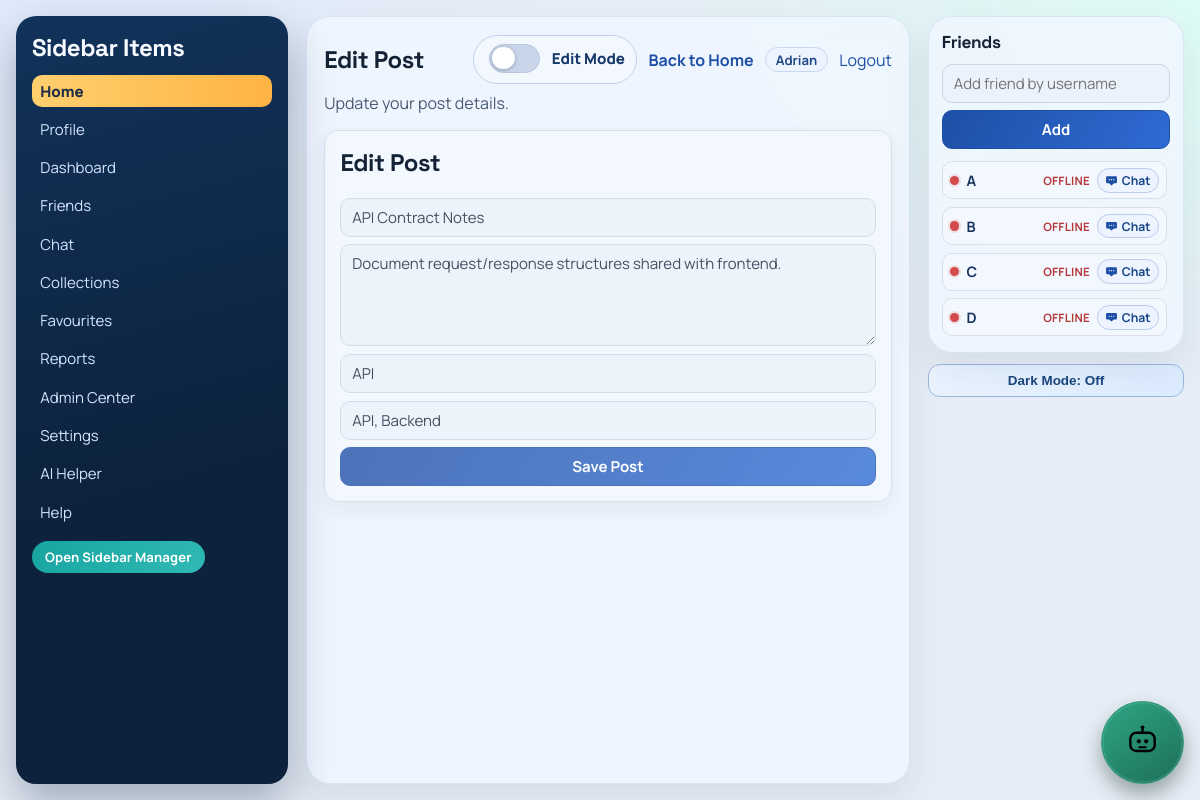
/cards/63/edit/ (signed in), run on the app's committed database.
### myapp/models.py (models this page shows, shortened)
class SidebarItem(models.Model):
    name = models.CharField(max_length=50)

class Card(models.Model):
    title = models.CharField(max_length=100)
    description = models.TextField()
    category = models.CharField(max_length=50)
    tags = models.ManyToManyField(Tag)
    owner = models.ForeignKey(User, on_delete=models.SET_NULL, null=True, blank=True, related_name='cards')
    created_at = models.DateTimeField(default=timezone.now)
    updated_at = models.DateTimeField(auto_now=True)

### myapp/views.py (the view)
# urls.py: path('cards/<int:card_id>/edit/', views.edit_card, name='edit_card'),
@login_required
def edit_card(request, card_id):
    card = get_object_or_404(Card.objects.prefetch_related('tags'), pk=card_id)
    can_manage = _is_admin(request.user) or (card.owner_id == request.user.id)
    if not can_manage:
        return HttpResponseForbidden('You do not have permission to edit this post.')
    if request.method == 'POST':
        form = CardUpdateForm(request.POST, instance=card)
        if form.is_valid():
            updated_card = form.save()
            updated_card.tags.set(_tag_objects_from_text(form.cleaned_data.get('tags', '')))
            messages.success(request, 'Post updated.')
            return redirect('index')
    else:
        form = CardUpdateForm(
            instance=card,
            initial={'tags': ', '.join(card.tags.values_list('name', flat=True))},
        )
    context = {
        'sidebar_items': _sidebar_items_for_user(request.user),
        'page_title': 'Edit Post',
        'page_description': 'Update your post details.',
        'current_section': 'home',
        'form': form,
        'card': card,
    }
    return render(request, 'myapp/card_edit.html', context)

### myapp/forms.py
class CardUpdateForm(forms.ModelForm):
    tags = forms.CharField(required=False, help_text='Comma-separated tags.')
    class Meta:
        model = Card
        fields = ['title', 'description', 'category']

### myapp/context_processors.py (called while the page is built)
def tab_session_seed(request):
    if not getattr(request, 'user', None) or not request.user.is_authenticated:
        return {'session_seed': False}
    return {'session_seed': bool(request.session.pop('tab_session_seed', False))}

def ui_theme_mode(request):
    theme_mode = request.COOKIES.get('ui_theme_mode') or request.session.get('settings_theme_mode') or 'light'
    if theme_mode not in {'light', 'dark'}:
        theme_mode = 'light'
    return {'ui_theme_mode': theme_mode}

### myapp/templatetags/url_helpers.py (called while the page is built)
@register.simple_tag
def sidebar_item_url(item):
    name = str(getattr(item, 'name', item)).strip().lower()
    mapping = {
        'home': 'index',
        'help': 'help_page',
        'admin center': 'admin_center_page',
        'dashboard': 'dashboard_page',
        'profile': 'profile_page',
        'friends': 'friends_page',
        'chat': 'chat_hub_page',
        'ai helper': 'ai_helper_page',
        'settings': 'settings_page',
        'reports': 'reports_page',
        'collections': 'collections_page',
        'favourites': 'favorites_page',
        'favorites': 'favorites_page',
    }
    route_name = mapping.get(name)
    if route_name:
        return reverse(route_name)
    item_id = getattr(item, 'id', None)
    if item_id:
        return reverse('sidebar_item_detail', args=[item_id])
    return reverse('index')

### myapp/views.py (called while the page is built)
def _is_admin(user):
    return user.is_staff or user.is_superuser

def _sidebar_items_for_user(user):
    SidebarItem.objects.filter(name__iexact='Favorites').update(name='Favourites')
    for name in DEFAULT_SIDEBAR_ITEMS:
        SidebarItem.objects.get_or_create(name=name)
    items = list(SidebarItem.objects.all())
    if not _is_admin(user):
        items = [item for item in items if item.name.strip().lower() != 'admin center']
    items.sort(key=lambda item: (SIDEBAR_ORDER.get(item.name.strip().lower(), 500), item.name.lower()))
    return items

### myapp/templates/myapp/card_edit.html (shortened to what this page needs)
{% extends 'myapp/base_sidebar_page.html' %}
{% block body_class %}page-generic{% endblock %}
{% block page_content %}
<section class="tool-card">
    <h2>Edit Post</h2>
    <form method="post" class="stack-form{% if request.user.is_staff %} admin-editable-form{% endif %}">
        <input type="text" name="title" value="{{ form.title.value|default_if_none:'' }}" maxlength="100" required>
        <textarea name="description" rows="4" maxlength="1000" required>{{ form.description.value|default_if_none:'' }}</textarea>
        <input type="text" name="category" value="{{ form.category.value|default_if_none:'' }}" maxlength="50" required>
        <input type="text" name="tags" value="{{ form.tags.value|default_if_none:'' }}" placeholder="Tags (comma-separated)">
        <button type="submit">Save Post</button>
    </form>
</section>
{% endblock %}

### myapp/templates/myapp/base_sidebar_page.html (shortened to what this page needs)
{% load static %}
{% load url_helpers %}
<!DOCTYPE html>
<html lang="en">
<head>
    <link rel="stylesheet" href="{% static 'myapp/style.css' %}">
</head>
<body
    class="app-body theme-{{ ui_theme_mode|default:'light' }} {% block body_class %}page-generic{% endblock %}"
    data-is-admin="{% if request.user.is_staff %}1{% else %}0{% endif %}"
    data-current-user="{{ request.user.username }}"
    data-authenticated="1"
    data-session-seed="{% if session_seed %}1{% else %}0{% endif %}"
    data-force-logout-url="{% url 'logout_page' %}"
    data-theme-set-url="{% url 'set_theme_mode' %}"
>
    <div class="container">
        <aside class="sidebar" id="sidebar">
            <h2>Sidebar Items</h2>
            <ul>
                {% for item in sidebar_items %}
                    {% sidebar_item_url item as item_url %}
                    <li>
                        <a
                            class="sidebar-item-link {% if item.name|lower == current_section %}active{% endif %}"
                            href="{{ item_url }}"
                        >
                            {{ item.name }}
                        </a>
                    </li>
                {% empty %}
                    <li>No items yet.</li>
                {% endfor %}
            </ul>
            {% if request.user.is_staff %}
                <a class="sidebar-nav-btn" href="{% url 'sidebar_items_page' %}">Open Sidebar Manager</a>
            {% endif %}
        </aside>
        <main class="main surface-panel">
            <header class="page-header">
                <h1>{{ page_title }}</h1>
                <div class="header-links">
                    {% if request.user.is_staff and show_page_edit_toggle != False %}
                        <div class="admin-edit-toggle" id="pageAdminToggleWrap">
                            <label class="toggle-line" for="adminEditToggle">
                                <input type="checkbox" id="adminEditToggle">
                                <span>Edit Mode</span>
                            </label>
                        </div>
                    {% endif %}
                    <a class="inline-link" href="{% url 'index' %}">Back to Home</a>
                    <span class="user-chip">{{ request.user.username }}</span>
                    <form method="post" action="{% url 'logout_page' %}" class="inline-form">
                        <button type="submit" class="link-button">Logout</button>
                    </form>
                </div>
            </header>
            <p class="page-subtitle">{{ page_description }}</p>
            {% block page_content %}{% endblock %}
        </main>
        <div class="right-rail">
            <aside class="friends-sidebar surface-panel" aria-label="Friends">
                <h2>Friends</h2>
                <form method="post" action="{% url 'add_friend' %}" class="stack-form friends-add-form">
                    <input type="text" name="username" placeholder="Add friend by username" required>
                    <button type="submit">Add</button>
                </form>
                <div class="friends-list">
                    {% for friend in friends_panel_items %}
                        <div class="friend-row">
                            <span class="friend-state {% if friend.is_online %}online{% else %}offline{% endif %}"></span>
                            <span class="friend-name">{{ friend.username }}</span>
                            <span class="friend-presence-text {% if friend.is_online %}online{% else %}offline{% endif %}">
                                {% if friend.is_online %}Online{% else %}Offline{% endif %}
                            </span>
                            <a class="friend-chat-btn" href="{% url 'chat_page' friend.id %}">
                                <img src="{% static 'myapp/chat-icon.svg' %}" alt="" aria-hidden="true">
                                <span>Chat</span>
                            </a>
                        </div>
                    {% empty %}
                        <p class="friend-empty">No friends added yet.</p>
                    {% endfor %}
                </div>
            </aside>
            <div class="theme-rail-tool">
                <button type="button" class="theme-quick-btn" data-theme-quick-toggle>Dark Mode: Off</button>
            </div>
        </div>
    </div>
    <div class="ai-floating-tool">
        <button
            type="button"
            class="ai-quick-btn"
            id="aiHelperLauncher"
            aria-label="Open AI Helper"
            aria-controls="aiHelperWidget"
            aria-expanded="false"
        >
            <img src="{% static 'myapp/ai-icon.svg' %}" alt="" aria-hidden="true">
        </button>
    </div>
</body>
</html>

### data on the page
SidebarItem: name "Home"
SidebarItem: name "Profile"
SidebarItem: name "Dashboard"
SidebarItem: name "Friends"
SidebarItem: name "Chat"
SidebarItem: name "Collections"
SidebarItem: name "Favourites"
SidebarItem: name "Reports"
SidebarItem: name "Admin Center"
SidebarItem: name "Settings"
SidebarItem: name "AI Helper"
SidebarItem: name "Help"
Card: title "API Contract Notes", description "Document request/response structures shared with frontend.", category "API"

### other printed values
{{ page_title }} "Edit Post"
{{ request.user.username }} "Adrian"
{{ page_description }} "Update your post details."
{{ friend.username }} "A" "B" "C" "D"
